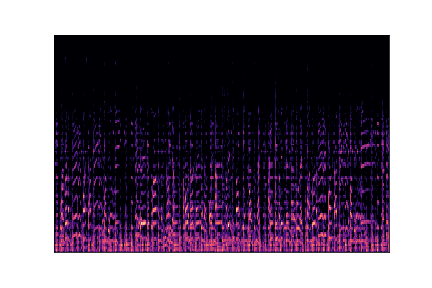
#> input picture data/images_original/blues/blues00000.png, 432 x 288 px; its folder holds only this picture in this run
$ jupyter execute --allow-errors data_preprocessing.ipynb
#> lines starting #> are read from the running program, lines starting #| are printed output that depends on the picture
#> `img = img.resize(target_size)`:
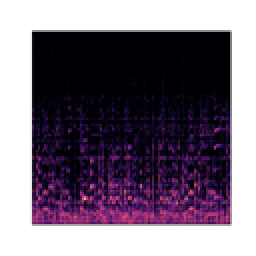
#> img: PIL image 128x128 RGB (shown 2 times larger); mean R, G, B 121.9, 110.5, 125.4
[cell 1]
import pandas as pd
import numpy as np
from scipy.io import wavfile
import matplotlib.pyplot as plt

## Convert Wave File to Time Series

[cell 2]
waveform = []
genre = []
sr = []
#> (the rest of this cell did not finish here and is left out)

[cell 3]
df_ts = pd.DataFrame({'waveform': waveform, 'genre': genre, 'sample_rate': sr})
df_ts.head()

#> (a cell that did not finish here is left out)

## Convert Spectogram Image to RGB Pixels

[cell 5]
from PIL import Image
import numpy as np
import os

[cell 6]
x_img = []
genre = []

#> (the rest of this cell did not finish here and is left out)

[cell 7]
# Currently pandas df, but convert to tensor if desired!
img_data = pd.DataFrame({'image': x_img, 'genre': genre})
#> img_data = table of 1 rows and 2 columns
img_data.head()
#> Out = table of 1 rows and 2 columns
